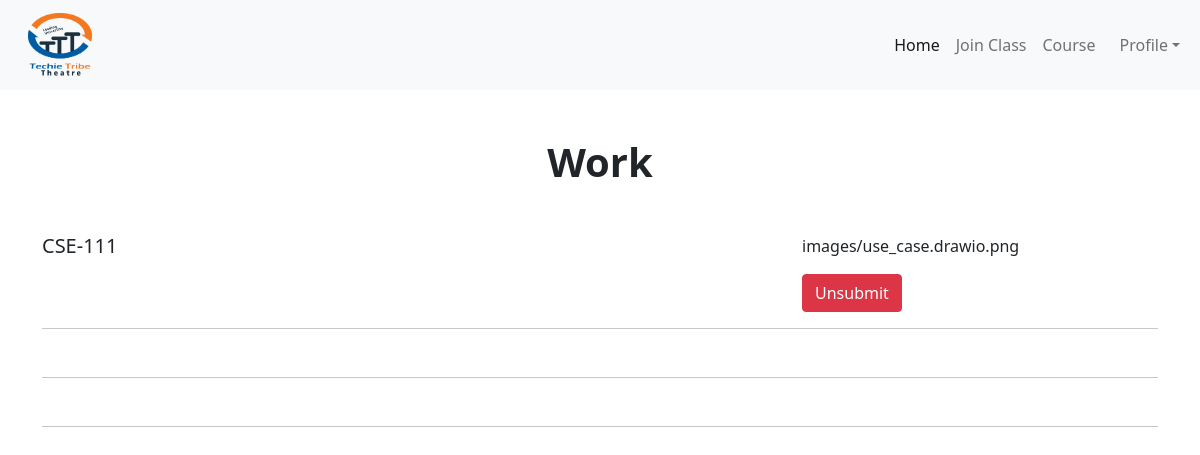
The page /student/addclassworkfullview/21/ (signed in) on the database its author committed.
### teacher/models.py (models this page shows, shortened)
class AddClassWork(models.Model):
    myclass = models.ForeignKey(
        CreateClass, on_delete=models.CASCADE)
    mytopic = models.CharField(
        max_length=20, choices=Choice_Type, default='Presentation')
    title = models.TextField(max_length=100, default="none")
    description = models.TextField(blank=True, null=True)
    marks = models.IntegerField(blank=True, null=True, default=0)
    imagephoto = models.ImageField(upload_to='images/', blank=True, null=True)
    document = models.FileField(upload_to='documents/', blank=True, null=True)
    current_date = models.DateTimeField(
        auto_now_add=True,  blank=True)
    end_date_time = models.DateTimeField(blank=True, null=True)

class CreateClass(models.Model):
    user = models.ForeignKey(User, on_delete=models.CASCADE)
    class_code_name = models.CharField(max_length=100)
    section = models.CharField(max_length=100, null=True, blank=True)
    subject_name = models.CharField(max_length=100, null=True, blank=True)
    room = models.CharField(max_length=100)
    classcode = models.CharField(max_length=100)

### student/models.py (models this page shows)
class StudnetWork(models.Model):
    mystu = models.ForeignKey(Student, on_delete=models.CASCADE)
    mywork = models.ForeignKey(AddClassWork, on_delete=models.CASCADE)
    work = models.FileField(upload_to='images/')

### student/views.py (the view, shortened to what this page needs)
class FullWorkView(View):
    def get(self, request, id):
        student = request.session.get("student")
        classwork = AddClassWork.objects.get(id=id)
        try:
            stuwork = StudnetWork.objects.get(mywork=classwork)
        except:
            stuwork = None
        if student:
            return render(request, 'workfullview.html', {'classwork': classwork, 'stuwork': stuwork})

### student/templates/workfullview.html (shortened to what this page needs)
{% extends 'base_student.html' %} <br />
{% load static %} <br />
{% block content %}
<link rel="stylesheet" href="{% static 'css/card.css' %}" />
<link
  rel="stylesheet"
  href="https://cdnjs.cloudflare.com/ajax/libs/font-awesome/6.1.1/css/all.min.css"
/>
<div class="container">
  <h1 class="text-center mt-5 mb-5 text-dark fw-bold">Work</h1>
  <div class="row">
    <div class="col-lg-8">
      <h5>{{classwork.myclass.class_code_name}}</h5>
    </div>
    <div class="col-lg-4">
      {% if not stuwork %}
      <form action="" method="POST" enctype="multipart/form-data">
        {% csrf_token %}
        <div>
          <input type="file" name="myfile" class="form-control" />
        </div>
        <button type="submit" class="btn btn-info mt-3">Add Work</button>
      </form>
      {% else %}
      <a>{{stuwork.work}}</a>
      <div>
        <a href="{% url 'deleletwork' stuwork.id %}" class="btn btn-danger mt-3"
          >Unsubmit</a
        >
      </div>
      {% endif %}
    </div>
  </div>
  <hr />
  <hr />
</div>
<div class="container mt -5">
  <hr class="mt-5 mb-3" />
</div>
{% endblock content %}

### teacher/static/css/form.css (style rules this page uses)
*, *:before, *:after { -webkit-box-sizing: border-box; box-sizing: border-box; }
h1 { text-align: center; color: #ffffff; font-weight: 300; margin: 0 0 40px; }

### teacher/static/css/card.css (style rules this page uses)
a { text-decoration: none; }

### rows shown on the page
AddClassWork: myclass.class_code_name "CSE-111"
StudnetWork: work "images/use_case.drawio.png"
